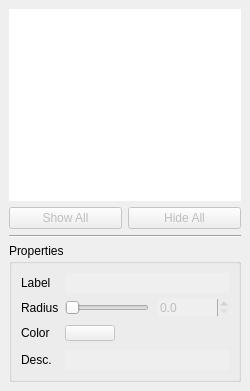
  <widget class="QDockWidget" name="markersDock">
   <property name="enabled">
    <bool>true</bool>
   </property>
   <property name="sizePolicy">
    <sizepolicy hsizetype="Minimum" vsizetype="Preferred">
     <horstretch>0</horstretch>
     <verstretch>0</verstretch>
    </sizepolicy>
   </property>
   <property name="minimumSize">
    <size>
     <width>225</width>
     <height>367</height>
    </size>
   </property>
   <property name="maximumSize">
    <size>
     <width>250</width>
     <height>524287</height>
    </size>
   </property>
   <property name="allowedAreas">
    <set>Qt::LeftDockWidgetArea|Qt::RightDockWidgetArea</set>
   </property>
   <property name="windowTitle">
    <string>Markers</string>
   </property>
   <attribute name="dockWidgetArea">
    <number>2</number>
   </attribute>
   <widget class="QWidget" name="dockWidgetContents">
    <layout class="QVBoxLayout" name="verticalLayout_3">
     <item>
      <widget class="QTableWidget" name="markersTable">
       <property name="frameShape">
        <enum>QFrame::NoFrame</enum>
       </property>
       <property name="frameShadow">
        <enum>QFrame::Plain</enum>
       </property>
       <property name="editTriggers">
        <set>QAbstractItemView::NoEditTriggers</set>
       </property>
       <property name="dragDropMode">
        <enum>QAbstractItemView::NoDragDrop</enum>
       </property>
       <property name="alternatingRowColors">
        <bool>true</bool>
       </property>
       <property name="selectionMode">
        <enum>QAbstractItemView::ExtendedSelection</enum>
       </property>
       <property name="showGrid">
        <bool>false</bool>
       </property>
       <property name="cornerButtonEnabled">
        <bool>false</bool>
       </property>
       <attribute name="horizontalHeaderVisible">
        <bool>false</bool>
       </attribute>
       <attribute name="horizontalHeaderStretchLastSection">
        <bool>true</bool>
       </attribute>
       <attribute name="verticalHeaderVisible">
        <bool>false</bool>
       </attribute>
       <attribute name="verticalHeaderDefaultSectionSize">
        <number>16</number>
       </attribute>
       <attribute name="verticalHeaderMinimumSectionSize">
        <number>16</number>
       </attribute>
       <column>
        <property name="text">
         <string>Label</string>
        </property>
        <property name="font">
         <font>
          <pointsize>10</pointsize>
         </font>
        </property>
       </column>
      </widget>
     </item>
     <item>
      <layout class="QHBoxLayout" name="horizontalLayout_2">
       <property name="spacing">
        <number>6</number>
       </property>
       <item>
        <widget class="QPushButton" name="showMarkersButton">
         <property name="enabled">
          <bool>false</bool>
         </property>
         <property name="text">
          <string>Show All</string>
         </property>
         <property name="flat">
          <bool>false</bool>
         </property>
        </widget>
       </item>
       <item>
        <widget class="QPushButton" name="hideMarkersButton">
         <property name="enabled">
          <bool>false</bool>
         </property>
         <property name="text">
          <string>Hide All</string>
         </property>
        </widget>
       </item>
      </layout>
     </item>
     <item>
      <widget class="Line" name="line">
       <property name="orientation">
        <enum>Qt::Horizontal</enum>
       </property>
      </widget>
     </item>
     <item>
      <layout class="QVBoxLayout" name="verticalLayout">
       <property name="spacing">
        <number>0</number>
       </property>
       <item>
        <widget class="QPushButton" name="markerPropertiesButton">
         <property name="styleSheet">
          <string>QPushButton
{
  text-align: left;
}

QPushButton::pressed
{
  border: none;
  margin: 0px;
  padding: 0px;
}

QPushButton::flat
{
  border: none;
  margin: 0px;
  padding: 0px;
}</string>
         </property>
         <property name="text">
          <string>Properties</string>
         </property>
         <property name="icon">
          <iconset resource="images.qrc">
           <normaloff>:/images/disclosureTriangleSmallDownBlack.png</normaloff>:/images/disclosureTriangleSmallDownBlack.png</iconset>
         </property>
         <property name="iconSize">
          <size>
           <width>11</width>
           <height>12</height>
          </size>
         </property>
         <property name="flat">
          <bool>true</bool>
         </property>
        </widget>
       </item>
       <item>
        <widget class="QGroupBox" name="markerProperties">
         <property name="title">
          <string/>
         </property>
         <property name="flat">
          <bool>false</bool>
         </property>
         <layout class="QGridLayout" name="gridLayout">
          <item row="0" column="0">
           <widget class="QLabel" name="label_7">
            <property name="text">
             <string>Label</string>
            </property>
           </widget>
          </item>
          <item row="0" column="1">
           <widget class="QLineEdit" name="markerLabelEdit">
            <property name="enabled">
             <bool>false</bool>
            </property>
            <property name="maxLength">
             <number>255</number>
            </property>
            <property name="frame">
             <bool>false</bool>
            </property>
            <property name="readOnly">
             <bool>true</bool>
            </property>
           </widget>
          </item>
          <item row="1" column="0">
           <widget class="QLabel" name="label_3">
            <property name="text">
             <string>Radius</string>
            </property>
           </widget>
          </item>
          <item row="1" column="1">
           <layout class="QHBoxLayout" name="horizontalLayout_5">
            <property name="spacing">
             <number>9</number>
            </property>
            <item>
             <widget class="QSlider" name="markerRadiusSlider">
              <property name="enabled">
               <bool>false</bool>
              </property>
              <property name="minimum">
               <number>1</number>
              </property>
              <property name="maximum">
               <number>500</number>
              </property>
              <property name="orientation">
               <enum>Qt::Horizontal</enum>
              </property>
             </widget>
            </item>
            <item>
             <widget class="QDoubleSpinBox" name="markerRadiusSpinBox">
              <property name="enabled">
               <bool>false</bool>
              </property>
              <property name="sizePolicy">
               <sizepolicy hsizetype="Expanding" vsizetype="Fixed">
                <horstretch>0</horstretch>
                <verstretch>0</verstretch>
               </sizepolicy>
              </property>
              <property name="frame">
               <bool>false</bool>
              </property>
              <property name="decimals">
               <number>1</number>
              </property>
              <property name="minimum">
               <double>0.000000000000000</double>
              </property>
              <property name="maximum">
               <double>50.000000000000000</double>
              </property>
              <property name="value">
               <double>0.000000000000000</double>
              </property>
             </widget>
            </item>
           </layout>
          </item>
          <item row="2" column="0">
           <widget class="QLabel" name="label_4">
            <property name="maximumSize">
             <size>
              <width>16777215</width>
              <height>25</height>
             </size>
            </property>
            <property name="text">
             <string>Color</string>
            </property>
           </widget>
          </item>
          <item row="2" column="1">
           <layout class="QHBoxLayout" name="horizontalLayout_4">
            <item>
             <widget class="QToolButton" name="markerColorButton">
              <property name="enabled">
               <bool>false</bool>
              </property>
              <property name="sizePolicy">
               <sizepolicy hsizetype="Expanding" vsizetype="Fixed">
                <horstretch>0</horstretch>
                <verstretch>0</verstretch>
               </sizepolicy>
              </property>
              <property name="maximumSize">
               <size>
                <width>50</width>
                <height>16</height>
               </size>
              </property>
              <property name="text">
               <string/>
              </property>
             </widget>
            </item>
            <item>
             <spacer name="horizontalSpacer">
              <property name="orientation">
               <enum>Qt::Horizontal</enum>
              </property>
              <property name="sizeHint" stdset="0">
               <size>
                <width>47</width>
                <height>22</height>
               </size>
              </property>
             </spacer>
            </item>
           </layout>
          </item>
          <item row="3" column="0">
           <widget class="QLabel" name="label_8">
            <property name="text">
             <string>Desc.</string>
            </property>
           </widget>
          </item>
          <item row="3" column="1">
           <widget class="QLineEdit" name="markerDescEdit">
            <property name="enabled">
             <bool>false</bool>
            </property>
            <property name="maxLength">
             <number>255</number>
            </property>
            <property name="frame">
             <bool>false</bool>
            </property>
            <property name="readOnly">
             <bool>true</bool>
            </property>
           </widget>
          </item>
         </layout>
        </widget>
       </item>
      </layout>
     </item>
    </layout>
   </widget>
  </widget>
